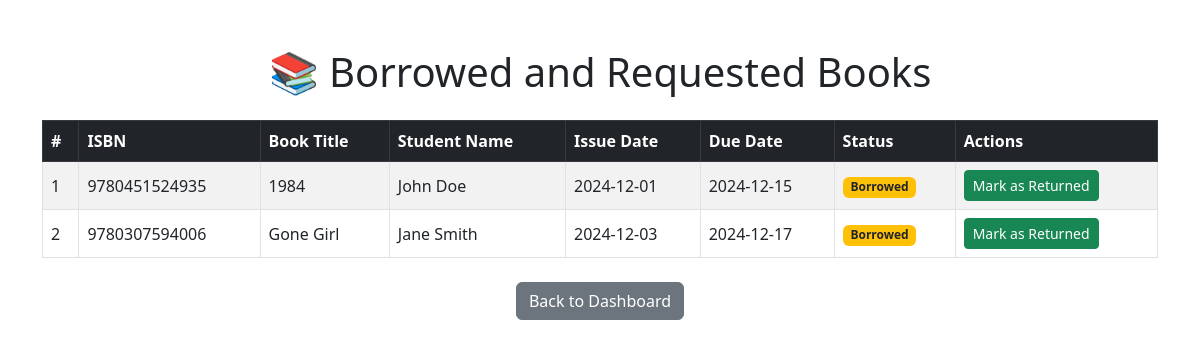
The app's page /borrowed_books.php (signed in) with its own data.
### tables this page shows
CREATE TABLE borrowing (
    borrow_id INT PRIMARY KEY AUTO_INCREMENT,
    stud_id INT,
    book_id INT,
    lib_id INT,
    issue_date DATE NOT NULL,
    due_date DATE NOT NULL,
    return_date DATE,
    status ENUM('borrowed', 'returned', 'requested') DEFAULT 'borrowed',
    FOREIGN KEY (stud_id) REFERENCES student(stud_id) ON DELETE CASCADE,
    FOREIGN KEY (book_id) REFERENCES book(book_id) ON DELETE CASCADE,
    FOREIGN KEY (lib_id) REFERENCES librarian(lib_id) ON DELETE SET NULL
);

CREATE TABLE book (
    book_id INT PRIMARY KEY AUTO_INCREMENT,
    isbn VARCHAR(13) UNIQUE NOT NULL,
    title VARCHAR(255) NOT NULL,
    author VARCHAR(100),
    description TEXT,
    publisher VARCHAR(100),
    quantity INT NOT NULL,
    cover VARCHAR(255),
    cat_id INT,
    status ENUM('yes', 'no') DEFAULT 'yes',  
    FOREIGN KEY (cat_id) REFERENCES category(cat_id) ON DELETE SET NULL
);

CREATE TABLE student (
    stud_id INT PRIMARY KEY AUTO_INCREMENT,
    stu_name VARCHAR(100) NOT NULL,
    email VARCHAR(100) UNIQUE NOT NULL,
    mobile VARCHAR(15),
    course VARCHAR(50),
    address VARCHAR(255),
    date_of_birth DATE,
    password VARCHAR(100) NOT NULL,
    role VARCHAR(20) DEFAULT 'student'
);

### borrowed_books.php (the view, shortened to what this page needs)
<?php
include 'db_connection.php';
$sql = "SELECT b.borrow_id, b.book_id, bo.isbn, bo.title, s.stu_name, b.issue_date, b.due_date, b.status
FROM borrowing b
JOIN book bo ON b.book_id = bo.book_id
JOIN student s ON b.stud_id = s.stud_id
WHERE b.status IN ('borrowed', 'requested')";
$stmt = $conn->query($sql);
$books = $stmt->fetchAll(PDO::FETCH_ASSOC);
?>
<!DOCTYPE html>
<html lang="en">
<head>
    <link href="https://cdn.jsdelivr.net/npm/bootstrap@5.3.0-alpha3/dist/css/bootstrap.min.css" rel="stylesheet">
</head>
<body>
    <div class="container mt-5">
        <h1 class="text-center mb-4">📚 Borrowed and Requested Books</h1>
        <table class="table table-bordered table-striped table-hover align-middle">
            <thead class="table-dark">
                <tr>
                    <th>#</th>
                    <th>ISBN</th>
                    <th>Book Title</th>
                    <th>Student Name</th>
                    <th>Issue Date</th>
                    <th>Due Date</th>
                    <th>Status</th>
                    <th>Actions</th>
                </tr>
            </thead>
            <tbody>
                <?php if (count($books) > 0): ?>
                    <?php foreach ($books as $index => $book): ?>
                        <tr>
                            <td><?php echo $index + 1; ?></td>
                            <td><?php echo htmlspecialchars($book['isbn']); ?></td>
                            <td><?php echo htmlspecialchars($book['title']); ?></td>
                            <td><?php echo htmlspecialchars($book['stu_name']); ?></td>
                            <td><?php echo htmlspecialchars($book['issue_date'] ?? 'N/A'); ?></td>
                            <td><?php echo htmlspecialchars($book['due_date'] ?? 'N/A'); ?></td>
                            <td>
                                <?php if ($book['status'] === 'borrowed'): ?>
                                    <span class="badge bg-warning text-dark">Borrowed</span>
                                <?php elseif ($book['status'] === 'requested'): ?>
                                    <span class="badge bg-info text-dark">Requested</span>
                                <?php elseif ($book['status'] === 'returned'): ?>
                                    <span class="badge bg-success">Returned</span>
                                <?php endif; ?>
                            </td>
                            <td>
                                <?php if ($book['status'] === 'borrowed'): ?>
                                    <a href="?return_id=<?php echo $book['borrow_id']; ?>" class="btn btn-sm btn-success">
                                        <i class="bi bi-arrow-return-left"></i> Mark as Returned
                                    </a>
                                <?php elseif ($book['status'] === 'requested'): ?>
                                    <a href="?issue_id=<?php echo $book['borrow_id']; ?>" class="btn btn-sm btn-primary">
                                        <i class="bi bi-check-circle"></i> Issue Book
                                    </a>
                                <?php else: ?>
                                    <span class="text-muted">No actions</span>
                                <?php endif; ?>
                            </td>
                        </tr>
                    <?php endforeach; ?>
                <?php else: ?>
                    <tr>
                        <td colspan="8" class="text-center">No books found.</td>
                    </tr>
                <?php endif; ?>
            </tbody>
        </table>
        <div class="text-center mt-4">
            <a href="dashboard.php" class="btn btn-secondary">
                <i class="bi bi-arrow-left-circle"></i> Back to Dashboard
            </a>
        </div>
    </div>
</body>
</html>

### records on screen
borrowing: book.isbn "9780451524935", book.title "1984", stud.stu_name "John Doe", issue_date "2024-12-01", due_date "2024-12-15", status "Borrowed"
borrowing: book.isbn "9780307594006", book.title "Gone Girl", stud.stu_name "Jane Smith", issue_date "2024-12-03", due_date "2024-12-17", status "Borrowed"
